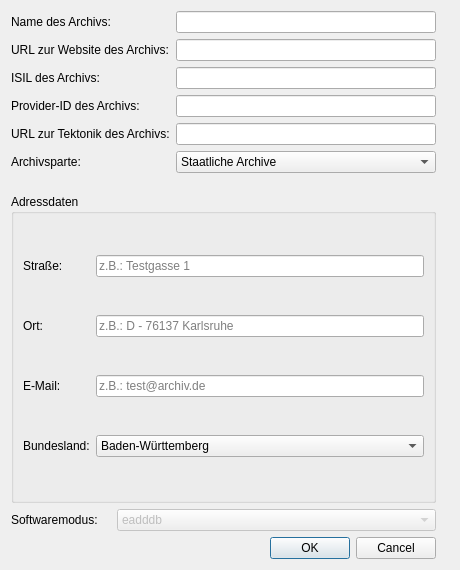
<?xml version="1.0" encoding="UTF-8"?>
<ui version="4.0">
 <class>providerMetadataDialog</class>
 <widget class="QDialog" name="providerMetadataDialog">
  <property name="geometry">
   <rect>
    <x>0</x>
    <y>0</y>
    <width>460</width>
    <height>570</height>
   </rect>
  </property>
  <property name="minimumSize">
   <size>
    <width>460</width>
    <height>570</height>
   </size>
  </property>
  <property name="windowTitle">
   <string>Archiv-Metadaten bearbeiten</string>
  </property>
  <property name="modal">
   <bool>true</bool>
  </property>
  <layout class="QGridLayout" name="gridLayout_2">
   <item row="8" column="0">
    <widget class="QLabel" name="label_software">
     <property name="text">
      <string>Softwaremodus:</string>
     </property>
     <property name="scaledContents">
      <bool>true</bool>
     </property>
    </widget>
   </item>
   <item row="1" column="0" colspan="2">
    <widget class="QLabel" name="label_2">
     <property name="text">
      <string>URL zur Website des Archivs:</string>
     </property>
     <property name="scaledContents">
      <bool>true</bool>
     </property>
     <property name="wordWrap">
      <bool>true</bool>
     </property>
    </widget>
   </item>
   <item row="9" column="0" colspan="3">
    <widget class="QDialogButtonBox" name="buttonBox_provider_metadata">
     <property name="orientation">
      <enum>Qt::Horizontal</enum>
     </property>
     <property name="standardButtons">
      <set>QDialogButtonBox::Cancel|QDialogButtonBox::Ok</set>
     </property>
    </widget>
   </item>
   <item row="2" column="0" colspan="2">
    <widget class="QLabel" name="label_3">
     <property name="toolTip">
      <string>Durch Datengeber-Auswahl vorgegeben.</string>
     </property>
     <property name="text">
      <string>ISIL des Archivs:</string>
     </property>
     <property name="scaledContents">
      <bool>true</bool>
     </property>
    </widget>
   </item>
   <item row="8" column="1" colspan="2">
    <widget class="QComboBox" name="comboBox_softwaremode">
     <property name="enabled">
      <bool>false</bool>
     </property>
     <property name="currentIndex">
      <number>0</number>
     </property>
     <item>
      <property name="text">
       <string>eadddb</string>
      </property>
     </item>
    </widget>
   </item>
   <item row="5" column="0">
    <widget class="QLabel" name="label_14">
     <property name="text">
      <string>Archivsparte:</string>
     </property>
     <property name="scaledContents">
      <bool>true</bool>
     </property>
    </widget>
   </item>
   <item row="3" column="0" colspan="2">
    <widget class="QLabel" name="label_4">
     <property name="toolTip">
      <string>Bei der Provider-ID handelt es sich um einen DDB-internen Identifier. Dieser ist optional und muss nicht zwingend angegeben werden.</string>
     </property>
     <property name="text">
      <string>Provider-ID des Archivs:</string>
     </property>
     <property name="scaledContents">
      <bool>true</bool>
     </property>
    </widget>
   </item>
   <item row="4" column="0" colspan="2">
    <widget class="QLabel" name="label_6">
     <property name="text">
      <string>URL zur Tektonik des Archivs:</string>
     </property>
     <property name="scaledContents">
      <bool>true</bool>
     </property>
    </widget>
   </item>
   <item row="3" column="2">
    <widget class="QLineEdit" name="lineEdit_provider_id">
     <property name="toolTip">
      <string>Bei der Provider-ID handelt es sich um einen DDB-internen Identifier. Dieser ist optional und muss nicht zwingend angegeben werden.</string>
     </property>
    </widget>
   </item>
   <item row="4" column="2">
    <widget class="QLineEdit" name="lineEdit_provider_tektonik_url"/>
   </item>
   <item row="0" column="0">
    <widget class="QLabel" name="label">
     <property name="text">
      <string>Name des Archivs:</string>
     </property>
     <property name="scaledContents">
      <bool>true</bool>
     </property>
    </widget>
   </item>
   <item row="0" column="2">
    <widget class="QLineEdit" name="lineEdit_provider_name"/>
   </item>
   <item row="5" column="2">
    <widget class="QComboBox" name="comboBox_provider_archivtyp">
     <item>
      <property name="text">
       <string>Staatliche Archive</string>
      </property>
     </item>
     <item>
      <property name="text">
       <string>Kommunale Archive</string>
      </property>
     </item>
     <item>
      <property name="text">
       <string>Kirchliche Archive</string>
      </property>
     </item>
     <item>
      <property name="text">
       <string>Herrschafts- und Familienarchive</string>
      </property>
     </item>
     <item>
      <property name="text">
       <string>Wirtschaftsarchive</string>
      </property>
     </item>
     <item>
      <property name="text">
       <string>Archive der Parlamente, politischen Parteien, Stiftung und Verbände</string>
      </property>
     </item>
     <item>
      <property name="text">
       <string>Medienarchive</string>
      </property>
     </item>
     <item>
      <property name="text">
       <string>Archive der Hochschulen sowie wissenschaftlicher Institutionen</string>
      </property>
     </item>
     <item>
      <property name="text">
       <string>Sonstige Archive</string>
      </property>
     </item>
    </widget>
   </item>
   <item row="2" column="2">
    <widget class="QLineEdit" name="lineEdit_provider_isil">
     <property name="toolTip">
      <string>Durch Datengeber-Auswahl vorgegeben.</string>
     </property>
     <property name="readOnly">
      <bool>true</bool>
     </property>
    </widget>
   </item>
   <item row="1" column="2">
    <widget class="QLineEdit" name="lineEdit_provider_website"/>
   </item>
   <item row="6" column="0">
    <spacer name="verticalSpacer">
     <property name="orientation">
      <enum>Qt::Vertical</enum>
     </property>
     <property name="sizeType">
      <enum>QSizePolicy::Fixed</enum>
     </property>
     <property name="sizeHint" stdset="0">
      <size>
       <width>20</width>
       <height>15</height>
      </size>
     </property>
    </spacer>
   </item>
   <item row="7" column="0" colspan="3">
    <widget class="QGroupBox" name="groupBox">
     <property name="title">
      <string>Adressdaten</string>
     </property>
     <layout class="QGridLayout" name="gridLayout">
      <item row="0" column="0">
       <widget class="QLabel" name="label_8">
        <property name="text">
         <string>Straße:</string>
        </property>
        <property name="scaledContents">
         <bool>true</bool>
        </property>
        <property name="wordWrap">
         <bool>true</bool>
        </property>
       </widget>
      </item>
      <item row="0" column="1">
       <widget class="QLineEdit" name="lineEdit_provider_addressline_strasse">
        <property name="placeholderText">
         <string>z.B.: Testgasse 1</string>
        </property>
       </widget>
      </item>
      <item row="1" column="0">
       <widget class="QLabel" name="label_10">
        <property name="text">
         <string>Ort:</string>
        </property>
        <property name="scaledContents">
         <bool>true</bool>
        </property>
       </widget>
      </item>
      <item row="1" column="1">
       <widget class="QLineEdit" name="lineEdit_provider_addressline_ort">
        <property name="placeholderText">
         <string>z.B.: D - 76137 Karlsruhe</string>
        </property>
       </widget>
      </item>
      <item row="2" column="0">
       <widget class="QLabel" name="label_12">
        <property name="text">
         <string>E-Mail: </string>
        </property>
        <property name="scaledContents">
         <bool>true</bool>
        </property>
       </widget>
      </item>
      <item row="2" column="1">
       <widget class="QLineEdit" name="lineEdit_provider_addressline_mail">
        <property name="placeholderText">
         <string>z.B.: test@archiv.de</string>
        </property>
       </widget>
      </item>
      <item row="3" column="0">
       <widget class="QLabel" name="label_15">
        <property name="text">
         <string>Bundesland:</string>
        </property>
        <property name="scaledContents">
         <bool>true</bool>
        </property>
       </widget>
      </item>
      <item row="3" column="1">
       <widget class="QComboBox" name="comboBox_provider_state">
        <item>
         <property name="text">
          <string>Baden-Württemberg</string>
         </property>
        </item>
        <item>
         <property name="text">
          <string>Bayern</string>
         </property>
        </item>
        <item>
         <property name="text">
          <string>Berlin</string>
         </property>
        </item>
        <item>
         <property name="text">
          <string>Brandenburg</string>
         </property>
        </item>
        <item>
         <property name="text">
          <string>Bremen</string>
         </property>
        </item>
        <item>
         <property name="text">
          <string>Hamburg</string>
         </property>
        </item>
        <item>
         <property name="text">
          <string>Hessen</string>
         </property>
        </item>
        <item>
         <property name="text">
          <string>Mecklenburg-Vorpommern</string>
         </property>
        </item>
        <item>
         <property name="text">
          <string>Niedersachsen</string>
         </property>
        </item>
        <item>
         <property name="text">
          <string>Nordrhein-Westfalen</string>
         </property>
        </item>
        <item>
         <property name="text">
          <string>Rheinland-Pfalz</string>
         </property>
        </item>
        <item>
         <property name="text">
          <string>Saarland</string>
         </property>
        </item>
        <item>
         <property name="text">
          <string>Sachsen</string>
         </property>
        </item>
        <item>
         <property name="text">
          <string>Sachsen-Anhalt</string>
         </property>
        </item>
        <item>
         <property name="text">
          <string>Schleswig-Holstein</string>
         </property>
        </item>
        <item>
         <property name="text">
          <string>Thüringen</string>
         </property>
        </item>
       </widget>
      </item>
     </layout>
    </widget>
   </item>
   <item row="2" column="3">
    <widget class="QLabel" name="label_5">
     <property name="maximumSize">
      <size>
       <width>25</width>
       <height>25</height>
      </size>
     </property>
     <property name="cursor">
      <cursorShape>ArrowCursor</cursorShape>
     </property>
     <property name="toolTip">
      <string>Durch Datengeber-Auswahl vorgegeben.</string>
     </property>
     <property name="text">
      <string/>
     </property>
     <property name="pixmap">
      <pixmap resource="resources/resources.qrc">:/provider-metadata-dialog/info_icon.png</pixmap>
     </property>
     <property name="scaledContents">
      <bool>true</bool>
     </property>
    </widget>
   </item>
   <item row="3" column="3">
    <widget class="QLabel" name="label_7">
     <property name="maximumSize">
      <size>
       <width>25</width>
       <height>25</height>
      </size>
     </property>
     <property name="toolTip">
      <string>Bei der Provider-ID handelt es sich um einen DDB-internen Identifier. Dieser ist optional und muss nicht zwingend angegeben werden.</string>
     </property>
     <property name="text">
      <string/>
     </property>
     <property name="pixmap">
      <pixmap resource="resources/resources.qrc">:/provider-metadata-dialog/info_icon.png</pixmap>
     </property>
     <property name="scaledContents">
      <bool>true</bool>
     </property>
    </widget>
   </item>
  </layout>
 </widget>
 <tabstops>
  <tabstop>lineEdit_provider_name</tabstop>
  <tabstop>lineEdit_provider_website</tabstop>
  <tabstop>lineEdit_provider_isil</tabstop>
  <tabstop>lineEdit_provider_id</tabstop>
  <tabstop>lineEdit_provider_tektonik_url</tabstop>
  <tabstop>comboBox_provider_archivtyp</tabstop>
  <tabstop>lineEdit_provider_addressline_strasse</tabstop>
  <tabstop>lineEdit_provider_addressline_ort</tabstop>
  <tabstop>lineEdit_provider_addressline_mail</tabstop>
  <tabstop>comboBox_provider_state</tabstop>
  <tabstop>comboBox_softwaremode</tabstop>
 </tabstops>
 <resources>
  <include location="resources/resources.qrc"/>
 </resources>
 <connections>
  <connection>
   <sender>buttonBox_provider_metadata</sender>
   <signal>accepted()</signal>
   <receiver>providerMetadataDialog</receiver>
   <slot>accept()</slot>
   <hints>
    <hint type="sourcelabel">
     <x>248</x>
     <y>254</y>
    </hint>
    <hint type="destinationlabel">
     <x>157</x>
     <y>274</y>
    </hint>
   </hints>
  </connection>
  <connection>
   <sender>buttonBox_provider_metadata</sender>
   <signal>rejected()</signal>
   <receiver>providerMetadataDialog</receiver>
   <slot>reject()</slot>
   <hints>
    <hint type="sourcelabel">
     <x>316</x>
     <y>260</y>
    </hint>
    <hint type="destinationlabel">
     <x>286</x>
     <y>274</y>
    </hint>
   </hints>
  </connection>
 </connections>
</ui>
